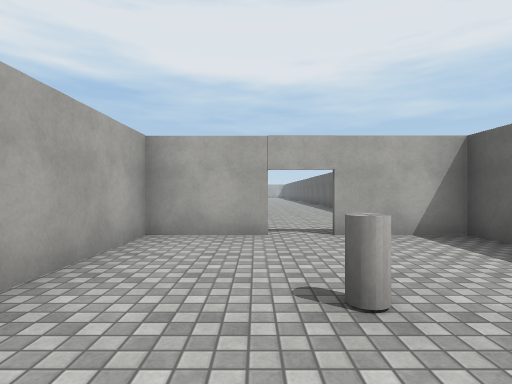
View 1 (above)

24 first-person views from a walk through a 3-D level made in the Unity game engine. The camera is 1.3 m above the floor, looks level and sees 80° across. Doors are open. The floor is counted in squares, 2 m on a side. Each view is taken from the middle of a square. On the plan, view 1 faces up. The plan holds only what a view shows up to about 10 squares ahead; the rest is blank. The place goes on beyond the plan. The player character is not drawn. Some surface patterns are stand-ins.

View 2
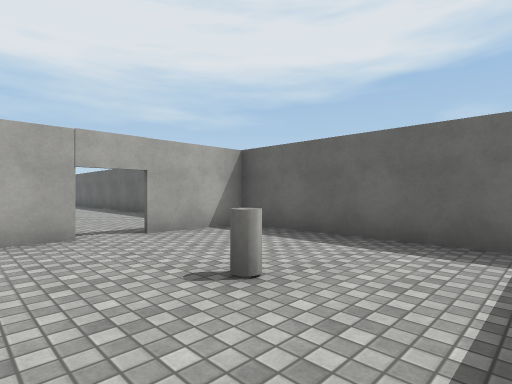

View 3
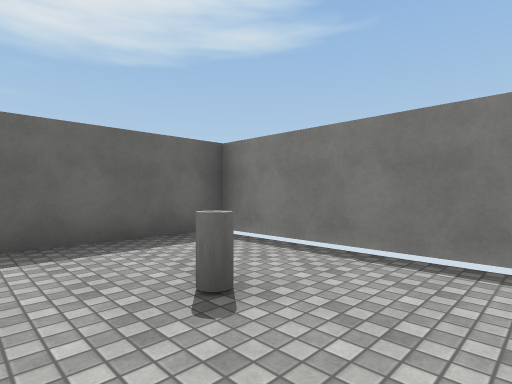

View 4
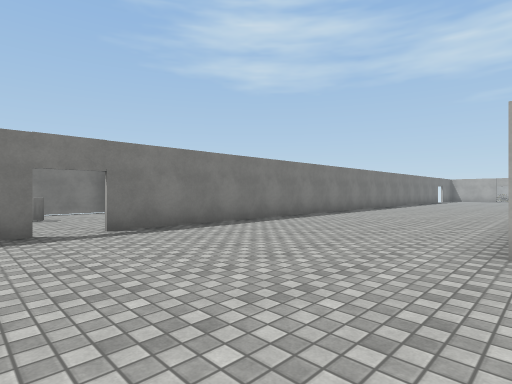

View 5
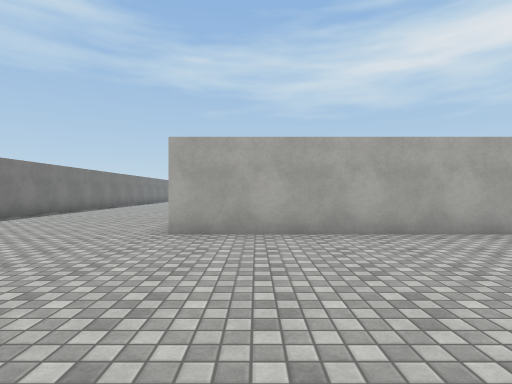

View 6
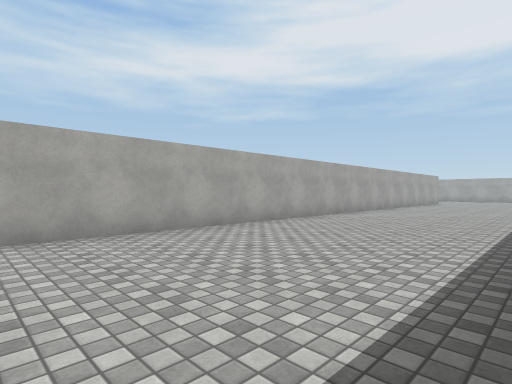

View 7
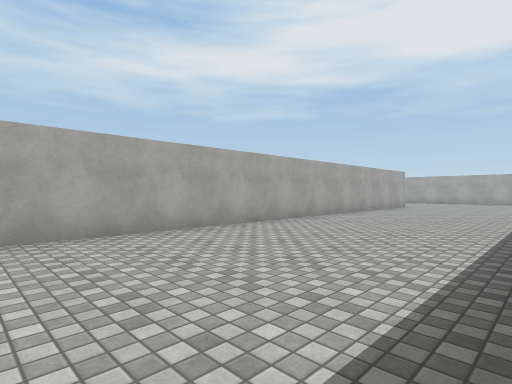

View 8
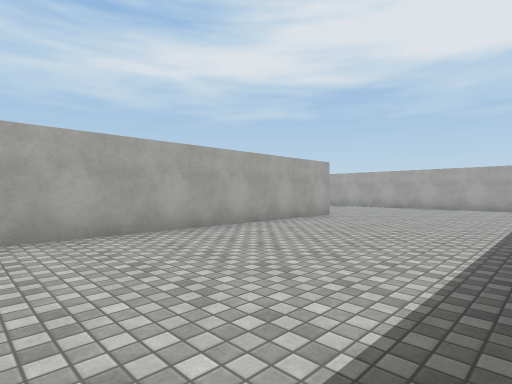

View 9
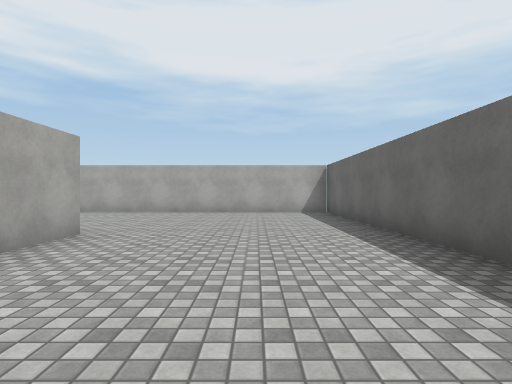

View 10
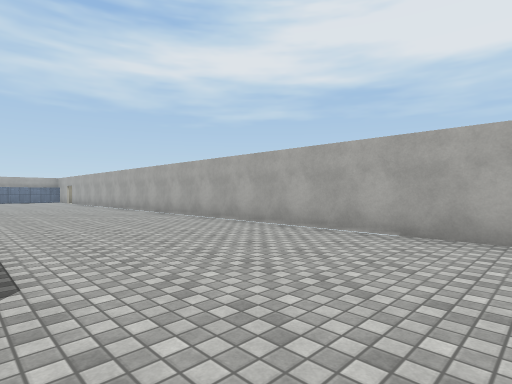

View 11
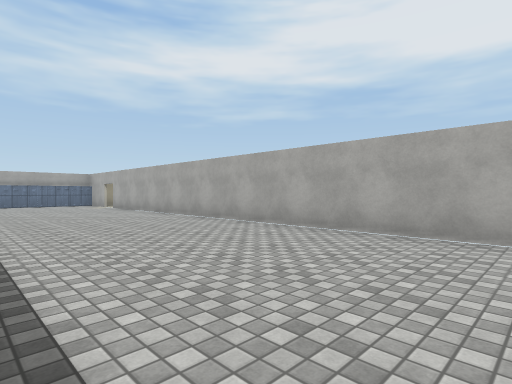

View 12
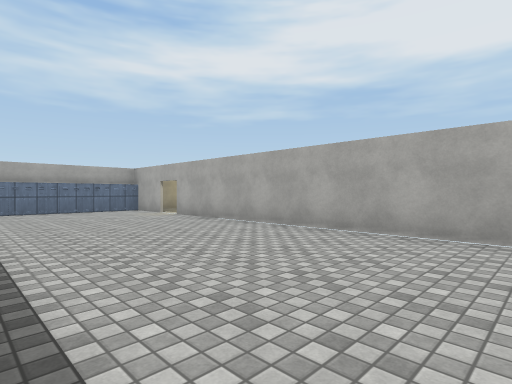

View 13
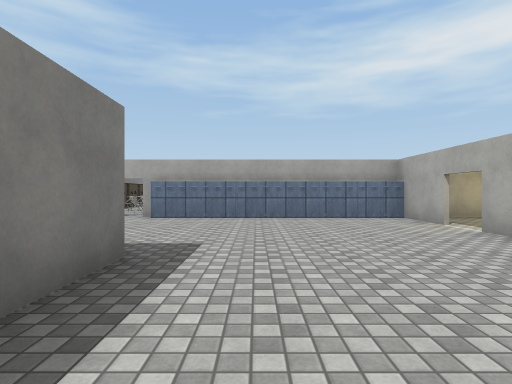

View 14
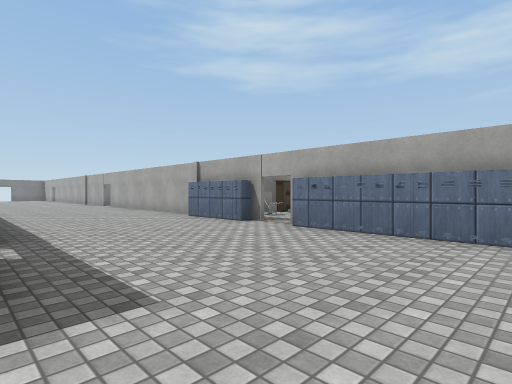

View 15
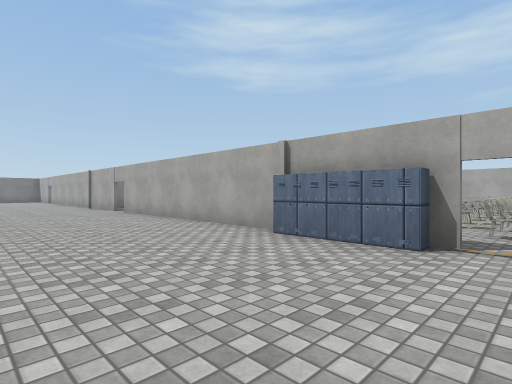

View 16
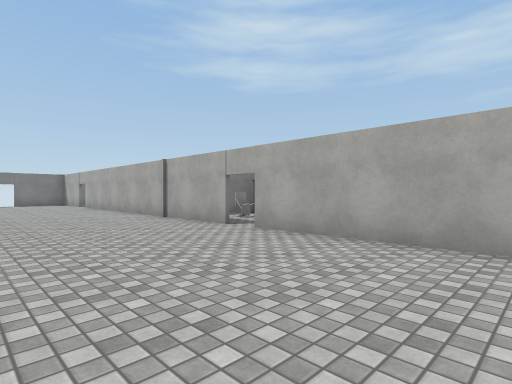

View 17
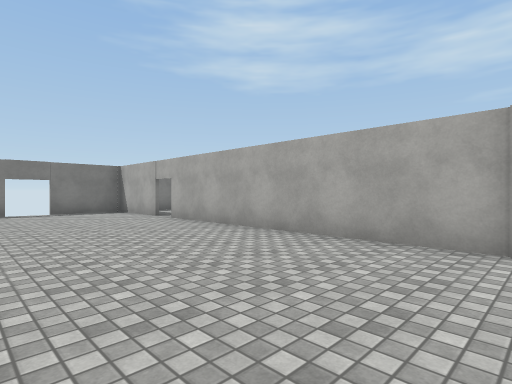

View 18
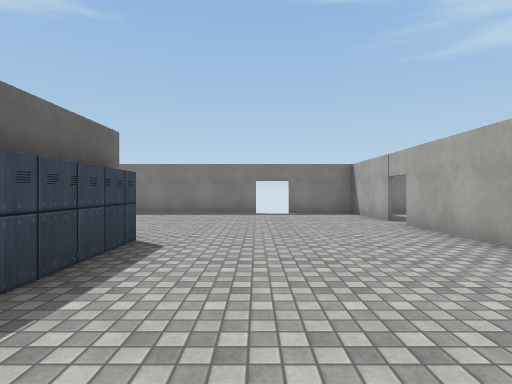

View 19
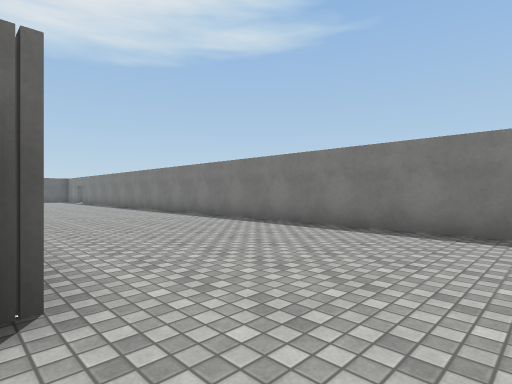

View 20
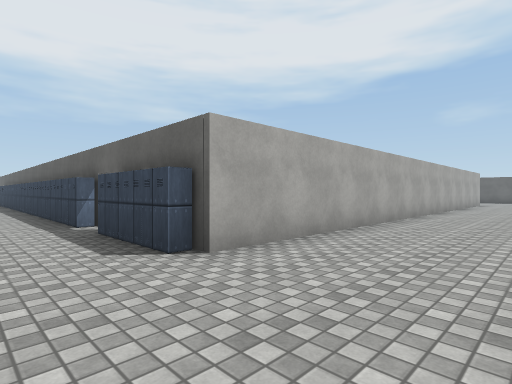

View 21
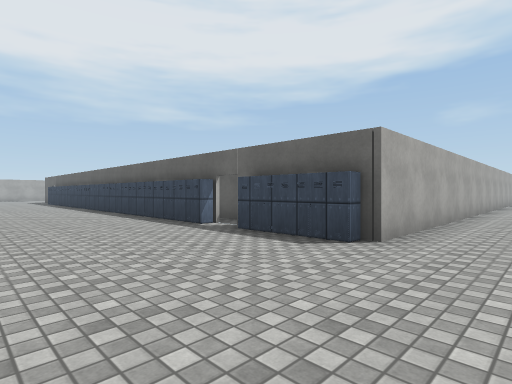

View 22
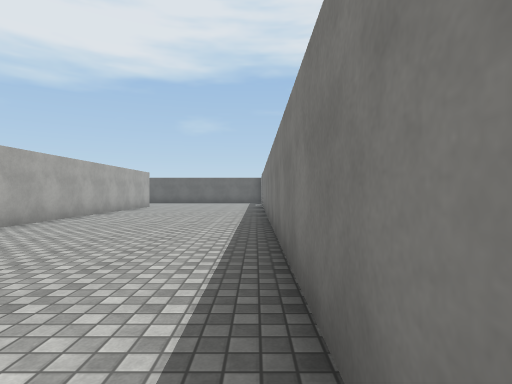

View 23
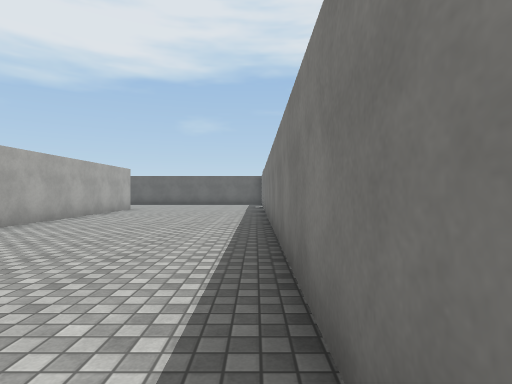

View 24
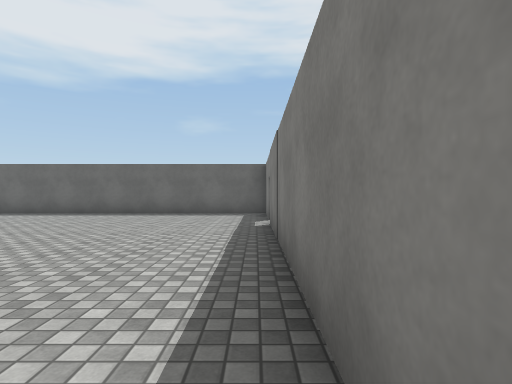

### Floor plan
Points are (right, up) in squares from view 1. A wall is a line through its corners. A room is listed if a view was taken in it or the views show most of it. See-through windows are left out.
Room 1 (views 1, 2, 3)
walls: (0.2, 4.6) (-1.7, 4.6) (-1.7, 1.9); (3.2, 4.6) (1.1, 4.6); (-1.5, -0.4) (3.2, -0.4) (3.2, 5.1)
ways out: opening at (1, 5) to room 2
objects: other object (1, 2)
Room 2 (views 4, 5, 6, 7, 8, 9, 10, 11, 12, 13, 14, 15, 16, 17, 18, 19, 20, 21, 22, 23, 24)
walls: (-16.2, 13.4) (-16.2, 14.1); (-17.1, 29.7) (-15.5, 29.7); (-22, 24.5) (-22, 18); (-22, 17.2) (-22, 8); (-1.7, 29.8) (-1.7, 9.6); (-3, 9.6) (-16.6, 9.6); (-19.9, 34.7) (-21.6, 34.7); (-22, 7.2) (-22, 4.6); (3.2, 27.6) (3.2, 34.7) (-19, 34.7); (-22.1, 4.7) (0.2, 4.7); (1.1, 4.7) (3, 4.7); (3.2, 5.1) (3.2, 12.8)
ways out: opening at (1, 5) to room 1; open door at (-22, 7.5); open door at (-22, 17.5); open door at (-19.5, 5); gap at (-19.5, 35); gap at (-17, 28)
objects: other object (-24, 26) to (-24, 27); other object (-23, 26); other object (-23, 27) to (-23, 28); other object (-22, 25); other object (-22, 26); other object (-22, 27); other object (-22, 28); other object (-22, 29); other object (-22, 30); other object (-22, 31); other object (-22, 32); other object (-22, 33); other object (-22, 34); other object (-17, 10); other object (-17, 11); other object (-17, 12); other object (-17, 13); other object (-17, 14); other object (-17, 15); other object (-17, 16); other object (-17, 17); other object (-17, 18); other object (-17, 19)

Where each view was taken, in squares from view 1:
view 1: 0 up, 0 right, facing up
view 2: 0 up, 1 left, facing up-right
view 3: 3 up, 1 left, facing down-right
view 4: 10 up, 2 right, facing down-left
view 5: 11 up, 3 right, facing left
view 6: 11 up, 3 right, facing up-left
view 7: 16 up, 3 right, facing up-left
view 8: 22 up, 3 right, facing up-left
view 9: 25 up, 1 right, facing up
view 10: 30 up, 0 right, facing up-left
view 11: 30 up, 6 left, facing up-left
view 12: 30 up, 11 left, facing up-left
view 13: 31 up, 14 left, facing left
view 14: 32 up, 17 left, facing down-left
view 15: 28 up, 18 left, facing down-left
view 16: 22 up, 18 left, facing down-left
view 17: 15 up, 18 left, facing down-left
view 18: 14 up, 19 left, facing down
view 19: 10 up, 19 left, facing down-right
view 20: 7 up, 19 left, facing up-right
view 21: 8 up, 21 left, facing up-right
view 22: 5 up, 15 left, facing right
view 23: 5 up, 13 left, facing right
view 24: 5 up, 6 left, facing right
